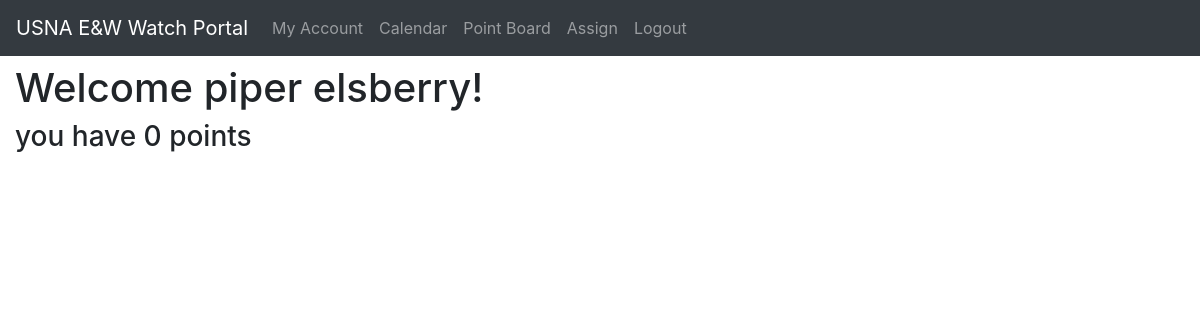
/ (signed in), run on an earlier commit of the app's database.
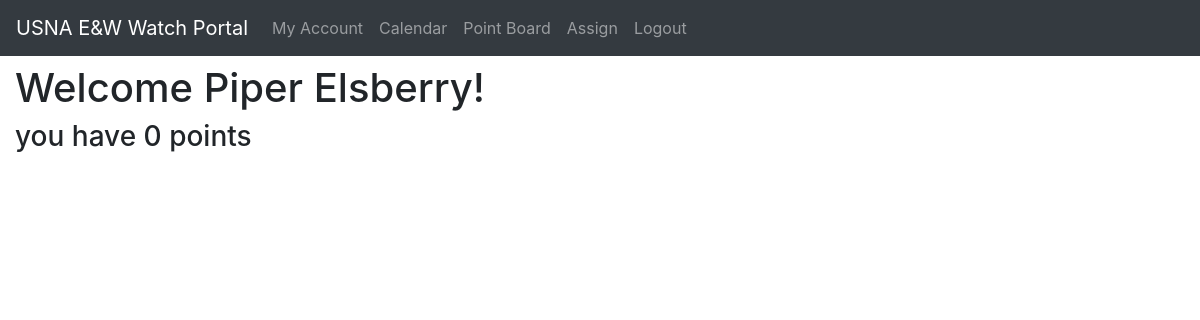
And on a later commit of the database.
### app.py (models this page shows, shortened)
class User(UserMixin, db.Model):
    __tablename__ = 'Users'
    id = db.Column(db.Integer, primary_key=True)
    active = db.Column(db.Boolean, default=True)
    first = db.Column(db.String(128))
    last = db.Column(db.String(128))
    email = db.Column(db.String(64), index=True, unique=True)
    password_hash = db.Column(db.String(128))
    created = db.Column(db.DateTime, index=False,
                        unique=False, default=date.today())
    phone = db.Column(db.Integer)
    qualified = db.Column(db.Boolean, index=True, unique=False, default=False)
    data = db.Column(db.String(32768), index=False, unique=False)
    points = db.Column(db.Integer, index=True, unique=False, default=0)
    def __repr__(self):
        return f"{self.first} {self.last}"

### app.py (the view)
@app.route('/', methods=['GET', 'POST'])
def index():
    return render_template('welcome.html')

### app.py (called while the page is built)
@login.user_loader
def load_user(id=1):
    return User.query.get(int(id))

### templates/welcome.html
{%extends "base.html"%}
{%block content%}
{%if current_user.is_authenticated%}
<h1>Welcome {{current_user}}!</h1>
<h3>you have {{current_user.points}} points</h3>
{%else%}
<h1> Welcome to the E&W Duty Portal</h1>
<a href="{{url_for('register')}}"><h3>Click here to register a new account</h3></a>
{%endif%}
{%endblock%}

What changed in the data, as far as the page shows it:
changed User: first+last "piper elsberry" → "Piper Elsberry"
